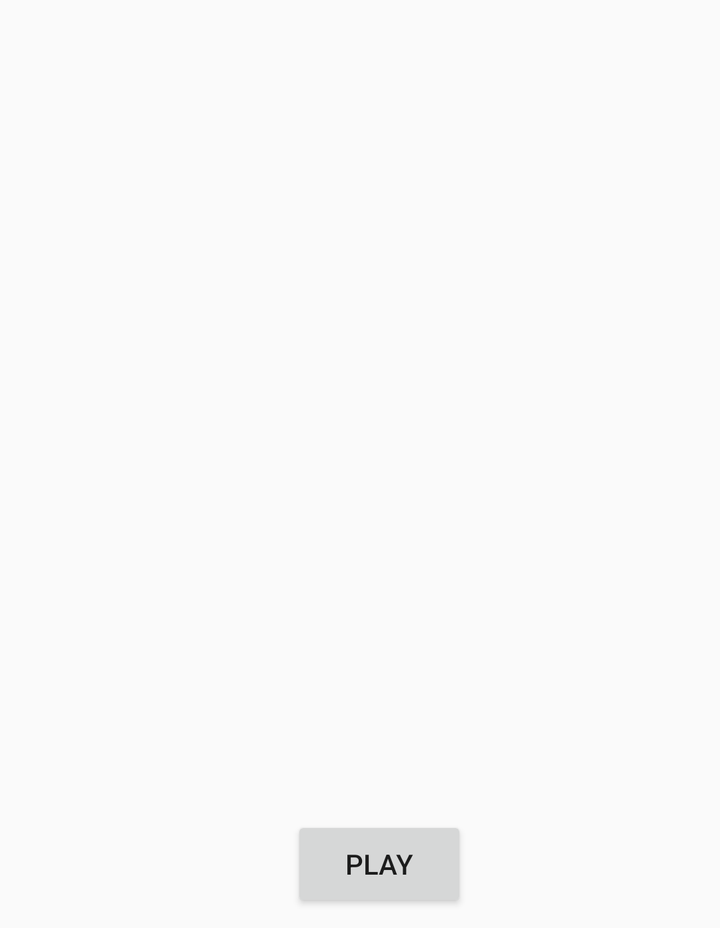
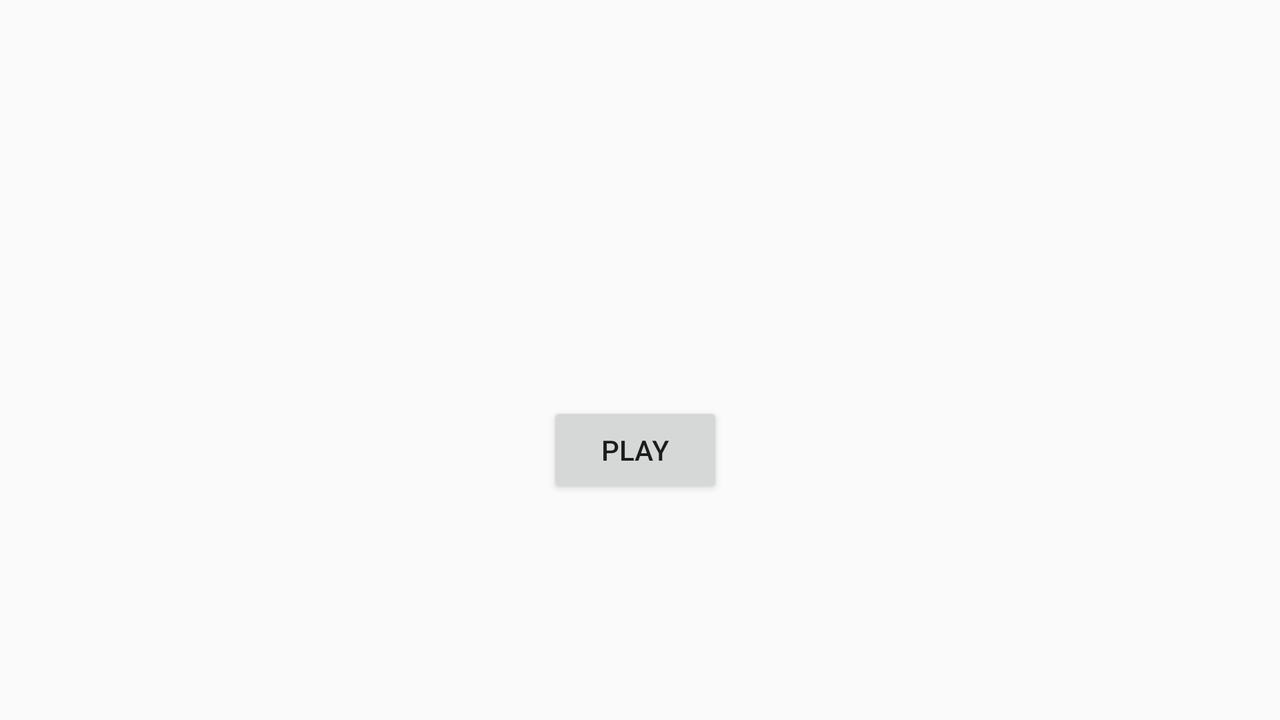

First picture: res/layout/ on a phone held upright. Second picture: the repository's own variant of that layout, on a device whose configuration matches the variant's folder. Source for both follows.
<!-- AndroidManifest.xml: application theme AppTheme -->
<!-- res/layout/title_fragment.xml -->
<?xml version="1.0" encoding="utf-8"?>
<androidx.constraintlayout.widget.ConstraintLayout
    xmlns:android="http://schemas.android.com/apk/res/android"
    xmlns:app="http://schemas.android.com/apk/res-auto"
    xmlns:tools="http://schemas.android.com/tools"
    android:layout_width="match_parent"
    android:layout_height="wrap_content"
    android:padding="@dimen/base_margin">

    <ImageView
        android:id="@+id/imageView"
        android:layout_width="284dp"
        android:layout_height="244dp"
        android:layout_gravity="center"
        android:layout_marginTop="124dp"
        android:src="@drawable/android_trivia"
        app:layout_constraintEnd_toEndOf="parent"
        app:layout_constraintHorizontal_bias="0.495"
        app:layout_constraintStart_toStartOf="parent"
        app:layout_constraintTop_toTopOf="parent" />

    <Button
        android:id="@+id/btnPlay"
        android:layout_width="wrap_content"
        android:layout_height="wrap_content"
        android:layout_gravity="center"
        android:layout_marginStart="108dp"
        android:layout_marginTop="32dp"
        android:text="@string/title_btnPlay"
        app:layout_constraintStart_toStartOf="@+id/imageView"
        app:layout_constraintTop_toBottomOf="@+id/imageView" />

</androidx.constraintlayout.widget.ConstraintLayout>
<!-- resources referenced by this layout -->
<resources>
  <dimen name="base_margin">8dp</dimen>
  <string name="title_btnPlay">Play</string>
  <style name="AppTheme" parent="Theme.AppCompat.Light.NoActionBar">
          <item name="colorPrimary">@color/colorPrimary</item>
          <item name="colorPrimaryDark">@color/colorPrimaryDark</item>
          <item name="colorAccent">@color/colorAccent</item>
      </style>
  <color name="colorPrimary">#008577</color>
  <color name="colorPrimaryDark">#00574B</color>
  <color name="colorAccent">#7e53c5</color>
</resources>
<!-- res/layout-land/title_fragment.xml (the repository's variant of the layout above) -->
<!-- drawn on the phone turned sideways -->
<?xml version="1.0" encoding="utf-8"?>
<androidx.constraintlayout.widget.ConstraintLayout
    xmlns:android="http://schemas.android.com/apk/res/android"
    xmlns:app="http://schemas.android.com/apk/res-auto"
    xmlns:tools="http://schemas.android.com/tools"
    android:layout_width="match_parent"
    android:layout_height="match_parent"
    android:padding="@dimen/base_margin">

    <ImageView
        android:id="@+id/imgTitle"
        android:layout_width="477dp"
        android:layout_height="169dp"
        android:layout_gravity="center"
        android:layout_marginTop="16dp"
        android:src="@drawable/android_trivia"
        app:layout_constraintEnd_toEndOf="parent"
        app:layout_constraintStart_toStartOf="parent"
        app:layout_constraintTop_toTopOf="parent" />

    <Button
        android:id="@+id/btnPlay"
        android:layout_width="wrap_content"
        android:layout_height="wrap_content"
        android:layout_gravity="center"
        android:layout_marginStart="192dp"
        android:layout_marginTop="8dp"
        android:text="@string/title_btnPlay"
        app:layout_constraintStart_toStartOf="@+id/imgTitle"
        app:layout_constraintTop_toBottomOf="@+id/imgTitle" />

</androidx.constraintlayout.widget.ConstraintLayout>
